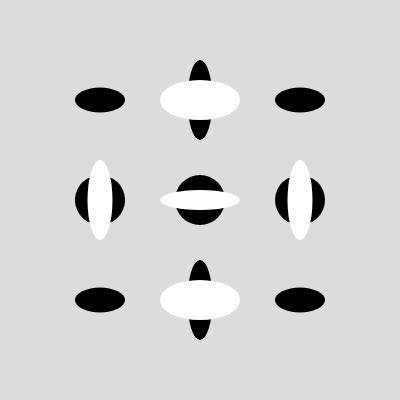
Frame 1 (no input)
Frame 60 (no input): identical to frame 1, image omitted
Frame 120 (the mouse pressed at the canvas centre since frame 60): identical to frame 1, image omitted

The p5.js sketch that drew this single still picture (run headless with seeded random() and noise() and a simulated clock; from frame 60 on, the mouse is pressed at the canvas centre):

// p5.js sketch
// ── sketch.js
function setup() {
  createCanvas(400, 400);
}

function draw() {
  background(220);  // Light gray background
  
  // Set all ellipses to black
  fill(0);
  noStroke();
  
  // Draw three ellipses in a row
  ellipse(100, 200, 50, 50);
  ellipse(200, 200, 50, 50);
  ellipse(300, 200, 50, 50);
  ellipse(300, 100, 50, 25);
  ellipse(100, 100, 50, 25);
  ellipse(100, 300, 50, 25);
  ellipse(100, 200, 50, 25);
  ellipse(300, 300, 50, 25);
  ellipse(200, 100, 25, 80);
  ellipse(200, 300, 25, 80);
fill(255);
ellipse(200, 100, 80, 40);
ellipse(200, 200, 80, 20);
ellipse(200, 300, 80, 40);
ellipse(100, 200, 25, 80);
ellipse(300, 200, 25, 80);
}
